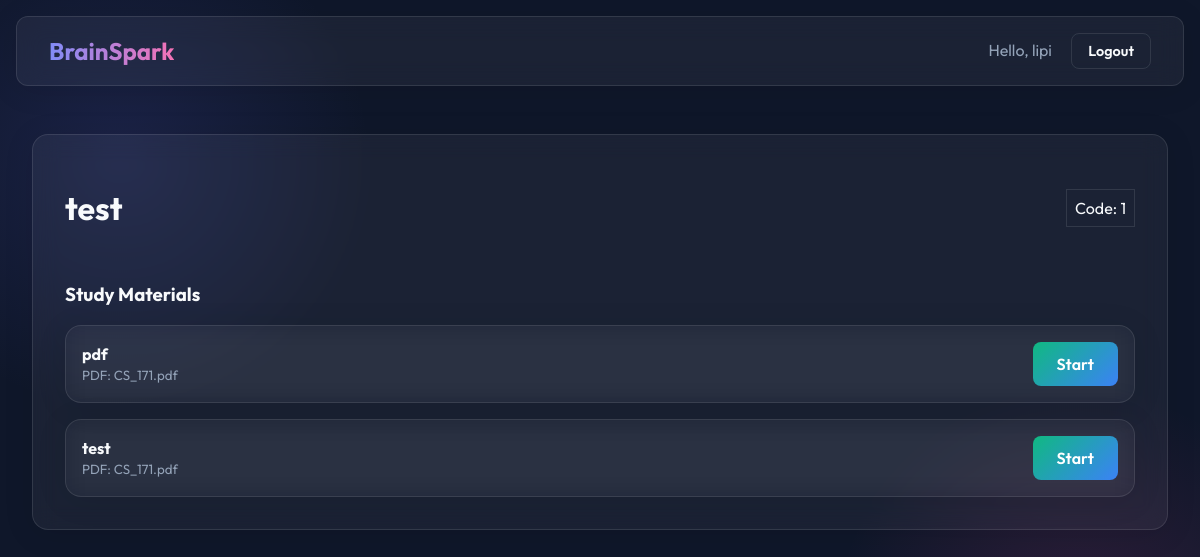
Page /group/1 (signed in) on the committed database.
### models.py (models this page shows)
class User(UserMixin, db.Model):
    id = db.Column(db.Integer, primary_key=True)
    username = db.Column(db.String(150), unique=True, nullable=False)
    password_hash = db.Column(db.String(200), nullable=False)
    is_teacher = db.Column(db.Boolean, default=False)
    groups_created = db.relationship('Group', backref='creator', lazy=True)
    group_memberships = db.relationship('GroupMember', backref='user', lazy=True)
    attempts = db.relationship('QuizAttempt', backref='user', lazy=True)

class Group(db.Model):
    id = db.Column(db.Integer, primary_key=True)
    name = db.Column(db.String(150), nullable=False)
    created_by_id = db.Column(db.Integer, db.ForeignKey('user.id'), nullable=False)
    members = db.relationship('GroupMember', backref='group', lazy=True)
    materials = db.relationship('StudyMaterial', backref='group', cascade='all, delete-orphan', lazy=True)

class StudyMaterial(db.Model):
    id = db.Column(db.Integer, primary_key=True)
    group_id = db.Column(db.Integer, db.ForeignKey('group.id'), nullable=False)
    title = db.Column(db.String(150), nullable=False)
    pdf_filename = db.Column(db.String(300), nullable=False) # Store path or filename
    reading_time_seconds = db.Column(db.Integer, default=60)
    quiz_time_seconds = db.Column(db.Integer, default=60)
    questions = db.relationship('Question', backref='material', cascade='all, delete-orphan', lazy=True)
    attempts = db.relationship('QuizAttempt', backref='material', lazy=True)

### app.py (the view)
@app.route('/group/<int:group_id>')
@login_required
def group_view(group_id):
    group = Group.query.get_or_404(group_id)
    if group.created_by_id != current_user.id:
        if not GroupMember.query.filter_by(user_id=current_user.id, group_id=group.id).first():
            flash("Access denied", "error")
            return redirect(url_for('dashboard'))
    materials = StudyMaterial.query.filter_by(group_id=group.id).all()
    return render_template('group_view.html', group=group, materials=materials)

### app.py (called while the page is built)
@login_manager.user_loader
def load_user(user_id):
    return User.query.get(int(user_id))

### templates/group_view.html (shortened to what this page needs)
{% extends "base.html" %}
{% block content %}
<div class="glass-panel" style="padding: 2rem; margin-top: 2rem;">
    <div style="display: flex; justify-content: space-between; align-items: center;">
        <h1>{{ group.name }}</h1>
        <span class="btn-outline" style="padding: 0.5rem;">Code: {{ group.id }}</span>
    </div>
    <h3 style="margin-top: 2rem;">Study Materials</h3>
    {% if materials %}
    <div style="display: grid; gap: 1rem;">
        {% for m in materials %}
        <div class="glass-panel"
            style="padding: 1rem; display: flex; justify-content: space-between; align-items: center; background: rgba(255,255,255,0.02);">
            <div>
                <strong>{{ m.title }}</strong>
                <br>
                <small style="color: var(--text-muted);">PDF: {{ m.pdf_filename }}</small>
            </div>
            <div style="display: flex; gap: 0.5rem;">
                <a href="{{ url_for('study_flow', material_id=m.id) }}" class="btn"
                    style="background: linear-gradient(135deg, #10b981, #3b82f6);">Start</a>
            </div>
        </div>
        {% endfor %}
    </div>
    {% else %}
    <p style="color: var(--text-muted);">No materials uploaded yet.</p>
    {% endif %}
</div>
{% endblock %}

### templates/base.html (shortened to what this page needs)
<!DOCTYPE html>
<html lang="en">
<head>
</head>
<body>
    <nav class="glass-panel" style="margin: 1rem; border-radius: 12px;">
        <div class="logo">BrainSpark</div>
        <div>
            {% if current_user.is_authenticated %}
            <span style="margin-right: 1rem; color: var(--text-muted);">Hello, {{ current_user.username }}</span>
            <a href="{{ url_for('logout') }}" class="btn btn-outline"
                style="padding: 0.5rem 1rem; font-size: 0.9rem;">Logout</a>
            {% endif %}
        </div>
    </nav>
    <main>
        {% block content %}{% endblock %}
    </main>
</body>
</html>

### templates/base.html (style rules this page uses)
:root { --primary: #6366f1; --secondary: #ec4899; --bg-dark: #0f172a; --glass: rgba(255, 255, 255, 0.05); --glass-border: rgba(255, 255, 255, 0.1); --text-main: #f8fafc; --text-muted: #94a3b8; }
body { font-family: 'Outfit', sans-serif; background-color: var(--bg-dark); color: var(--text-main); margin: 0; min-height: 100vh; display: flex; flex-direction: column; background-image: radial-gradient(circle at 10% 20%, rgba(99, 102, 241, 0.15) 0%, transparent 20%), radial-gradient(circle at 90% 80%, rgba(236, 72, 153, 0.15) 0%, transparent 20%); }
.glass-panel { background: var(--glass); backdrop-filter: blur(12px); -webkit-backdrop-filter: blur(12px); border: 1px solid var(--glass-border); border-radius: 16px; box-shadow: 0 4px 30px rgba(0, 0, 0, 0.1); }
.btn { background: linear-gradient(135deg, var(--primary), var(--secondary)); color: white; border: none; padding: 0.75rem 1.5rem; border-radius: 8px; cursor: pointer; font-weight: 600; transition: transform 0.2s, box-shadow 0.2s; text-decoration: none; display: inline-block; }
.btn-outline { background: transparent; border: 1px solid var(--glass-border); color: var(--text-main); }
nav { padding: 1rem 2rem; display: flex; justify-content: space-between; align-items: center; margin-bottom: 2rem; }
.logo { font-weight: 700; font-size: 1.5rem; background: linear-gradient(to right, #818cf8, #f472b6); -webkit-background-clip: text; -webkit-text-fill-color: transparent; }
main { flex: 1; padding: 0 2rem; max-width: 1200px; margin: 0 auto; width: 100%; box-sizing: border-box; }

### rows in the picture
User: username "lipi"
Group: name "test", id "1"
StudyMaterial: title "pdf", pdf_filename "CS_171.pdf"
StudyMaterial: title "test", pdf_filename "CS_171.pdf"
